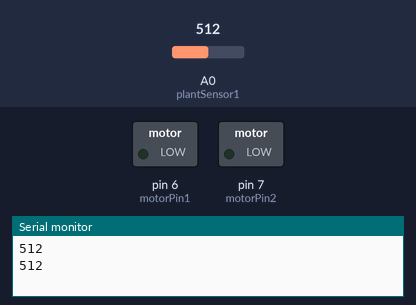
Simulated run of this sketch. Board: Arduino Uno, built with avr-gcc and run on an emulated ATmega328P. Parts: switched loads named in the sketch (green lamp = pin HIGH), the last lines printed to the serial monitor. Inputs (shaded band) come from the test bench; at power-on: A0 (plantSensor1) = 512.

Above: at 2.8 s.
2.9 s: A0 (plantSensor1) set to 591
7.2 s: A0 (plantSensor1) set to 615
At 10.3 s:
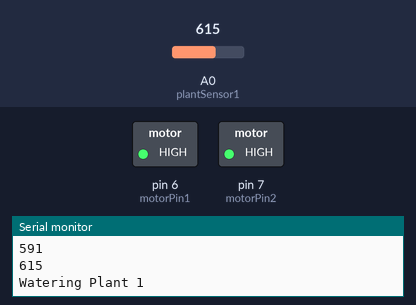
Timing chart, 0 to 38.5 s (numbered marks = the images above; inputs shaded):
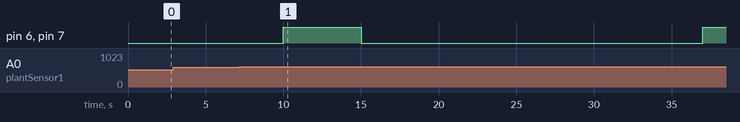

Measured:
- the behaviour switches between 599 and 600 on A0 (plantSensor1) (found by bisection; images 0 and 1)
- after the input at 7.2 s, pin 6 (motorPin1), pin 7 (motorPin2): LOW → HIGH after 2.8 s, → LOW 5.0 s later, → HIGH 22.0 s later

The sketch:

dlc_project_updated.ino
```cpp
#define threshold 600 // Defining Thresholds

#define wateringTime 5000 //5 seconds

#define plantpos2 70    // plant 1 position

int plantSensor1 = A0;    // sensor pins

int value1 = 0;  //initializing sensor value & variables

int motorPin1 = 6;
int motorPin2 = 7; // water pump control pin
void watering1();

void setup()
{
  Serial.begin(9600);

  pinMode(6, OUTPUT);
  pinMode(7, OUTPUT);
  digitalWrite(6, LOW); //pump off at initial
  digitalWrite(7, LOW);

}

void loop()
{
  value1= analogRead(plantSensor1);
  //Reading values from sensot

  Serial.println(value1);  //Displaying values on serial monitor for debugging

   delay(2000);

     if(value1 >= threshold)
     {
       watering1();  //control watering operations
     }

}

void watering1()
{

    Serial.println("Watering Plant 1");

    digitalWrite(6, HIGH); //Pump onn
     digitalWrite(7, HIGH);
    delay(wateringTime); //Watering Time
    digitalWrite(6, LOW); //Pump off
     digitalWrite(7, LOW);
    delay(5000); //Wait till extra water flows out

    delay(15000); //wait for 15 seconds before reading again, this will let water sets in soil


  }
```
